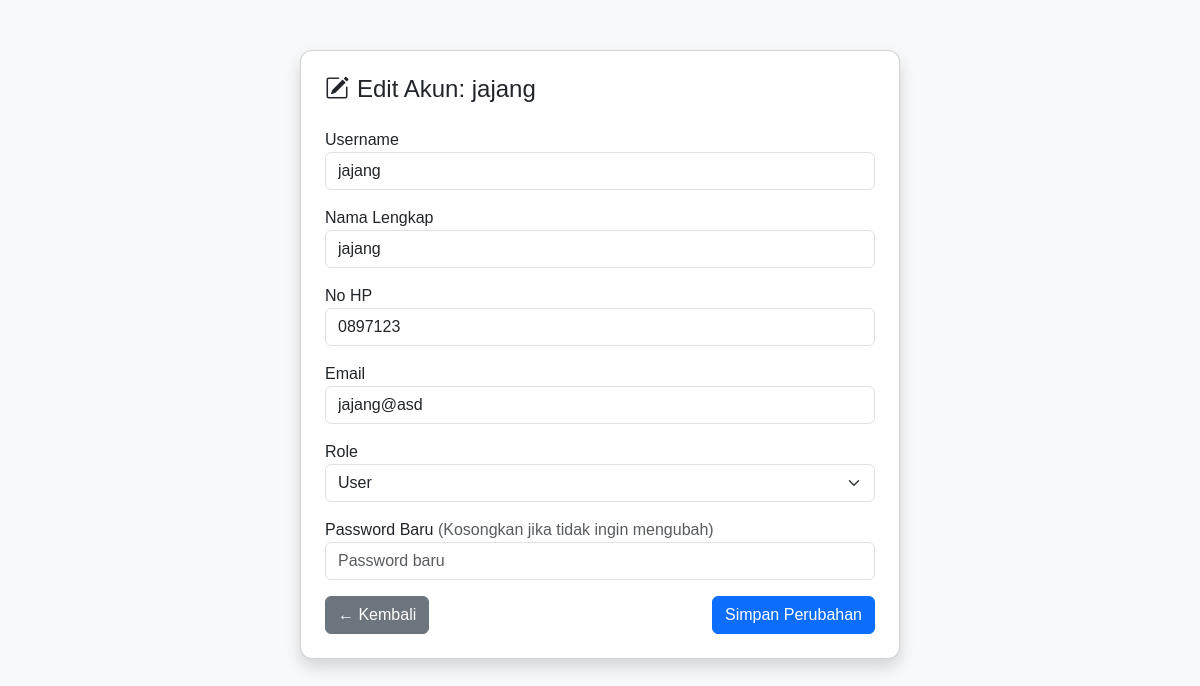
/client/service/super-admin/edit_akun.php?id=14 (signed in), run on the app's committed database.
### tables this page shows
CREATE TABLE `users` (
  `id` int(11) NOT NULL,
  `username` varchar(50) NOT NULL,
  `password` varchar(255) NOT NULL,
  `nama_lengkap` varchar(100) DEFAULT NULL,
  `no_hp` varchar(20) NOT NULL,
  `email` varchar(50) NOT NULL,
  `role` enum('pcl','pml','supervisor') DEFAULT 'pcl',
  `created_at` timestamp NOT NULL DEFAULT current_timestamp(),
  `updated_at` timestamp NULL DEFAULT NULL ON UPDATE current_timestamp()
);

### client/service/super-admin/edit_akun.php (the view, shortened to what this page needs)
<?php
include '../../../server/config/koneksi.php';
$id = isset($_GET['id']) ? intval($_GET['id']) : 0;
$query = mysqli_query($conn, "SELECT * FROM users WHERE id = $id");
$user = mysqli_fetch_assoc($query);
?>
<!DOCTYPE html>
<html lang="id">
<head>
    <link href="https://cdn.jsdelivr.net/npm/bootstrap@5.3.0/dist/css/bootstrap.min.css" rel="stylesheet">
    <link href="https://cdn.jsdelivr.net/npm/bootstrap-icons@1.10.5/font/bootstrap-icons.css" rel="stylesheet">
</head>
<body>
<div class="container">
    <div class="card shadow p-4">
        <h4 class="mb-4"><i class="bi bi-pencil-square me-2"></i>Edit Akun: <?= htmlspecialchars($user['username']) ?></h4>
        <form method="post">
            <div class="mb-3">
                <label>Username</label>
                <input type="text" name="username" class="form-control" required value="<?= htmlspecialchars($user['username']); ?>">
            </div>
            <div class="mb-3">
                <label>Nama Lengkap</label>
                <input type="text" name="nama_lengkap" class="form-control" required value="<?= htmlspecialchars($user['nama_lengkap']); ?>">
            </div>
            <div class="mb-3">
                <label>No HP</label>
                <input type="text" name="no_hp" class="form-control" required value="<?= htmlspecialchars($user['no_hp']); ?>">
            </div>
            <div class="mb-3">
                <label>Email</label>
                <input type="email" name="email" class="form-control" required value="<?= htmlspecialchars($user['email']); ?>">
            </div>
            <div class="mb-3">
                <label>Role</label>
                <select name="role" class="form-select" required>
                    <option value="user" <?= $user['role'] === 'user' ? 'selected' : '' ?>>User</option>
                </select>
            </div>
            <div class="mb-3">
                <label>Password Baru <span class="text-muted">(Kosongkan jika tidak ingin mengubah)</span></label>
                <input type="password" name="password" class="form-control" placeholder="Password baru">
            </div>
            <div class="d-flex justify-content-between">
                <a href="monitoring_akun.php" class="btn btn-secondary">← Kembali</a>
                <button type="submit" class="btn btn-primary">Simpan Perubahan</button>
            </div>
        </form>
    </div>
</div>
</body>
</html>

### client/service/super-admin/edit_akun.php (style rules this page uses)
body { font-family: 'Poppins', sans-serif; background-color: #f8f9fa; }
.card { max-width: 600px; margin: 50px auto; border-radius: 12px; }

### data on the page
users: username "jajang", nama_lengkap "jajang", no_hp "0897123", email "jajang@asd"
